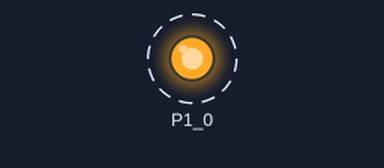
A program run on a simulated TI MSP430 LaunchPad. Parts: output pins drawn as LEDs (lit = HIGH). Dashed ring = blinking.

Above: at 0.5 s.
Timing chart, 0 to 4.6 s (numbered marks = the images above):
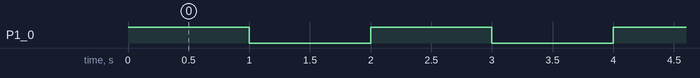

The program:

main.cpp
```cpp
#include <Arduino.h>

void setup() {
  pinMode(RED_LED, OUTPUT);
}

void loop() {
    digitalWrite(RED_LED, HIGH);   // turn the LED on (HIGH is the voltage level)
  delay(1000);               // wait for a second
  digitalWrite(RED_LED, LOW);    // turn the LED off by making the voltage LOW
  delay(1000);               // wait for a second
}
```

Measured:
- by itself, P1_0: alternates HIGH for 1.0 s and LOW for 1.0 s
